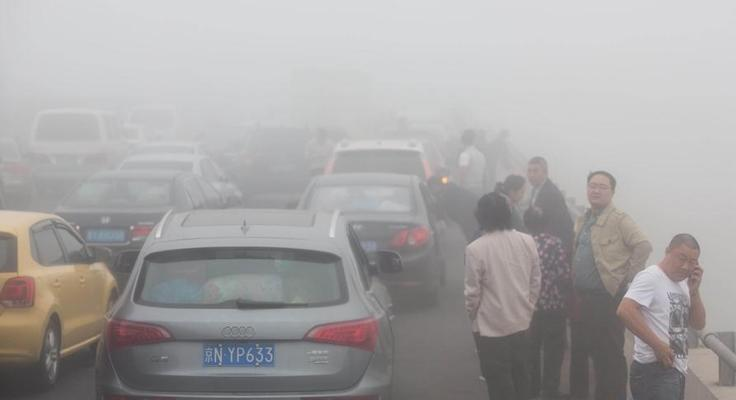
#> input picture images/000040.jpg, 736 x 400 px
$ python -i MSR.py   (imports and definitions only)
#> lines starting #> are read from the running program, lines starting #| are printed output that depends on the picture
#> further down, picture is the input picture: shape (400, 736, 3); mean B, G, R 164.4, 164.5, 166.6
import numpy as np
import cv2
import matplotlib.pyplot as plt
import math


def replaceZeroes(data):
    # 假设这里的data图像的大小是（213， 320），data[np.nonzero(data)]为一维的非0数组，数组总共有68160个元素
    # 而 min_nonzero 的意思是：获取data中非0值的最小值
    min_nonzero = min(data[np.nonzero(data)])
    # 把data中像素值为0的元素换成最小值
    data[data == 0] = min_nonzero
    return data


def MSR(src_img, size, ci):
    w = 1/3.0
    length = len(ci)
    log_R = []
    src_img = replaceZeroes(src_img)
    img_double = np.double(src_img)
    img_log = np.log(img_double / 255.0)

    for i in range(length):
        i_gauss =  cv2.GaussianBlur(src_img, (size, size), ci[i])
        # i_gauss =  gu.conv_2d(gu.gauss(size, ci[i]), src_img)
        mul = cv2.multiply(img_log, np.log(np.double(i_gauss)/255.0))
        test_img = cv2.subtract(img_log, mul)
        log_R.append(test_img)

    R_test = 0
    for i in range(length):
        R_test += w * log_R[i]
    test_img = np.exp(R_test)
    dst_R = cv2.normalize(test_img, None, 0, 255, cv2.NORM_MINMAX)
    log_uint8 = cv2.convertScaleAbs(dst_R)
    return  log_uint8


def MSR_t(img):

    size = 3
    ci = [15, 75, 101, 301]
    if len(img.shape) == 3 :
        b, g, r = cv2.split(img)
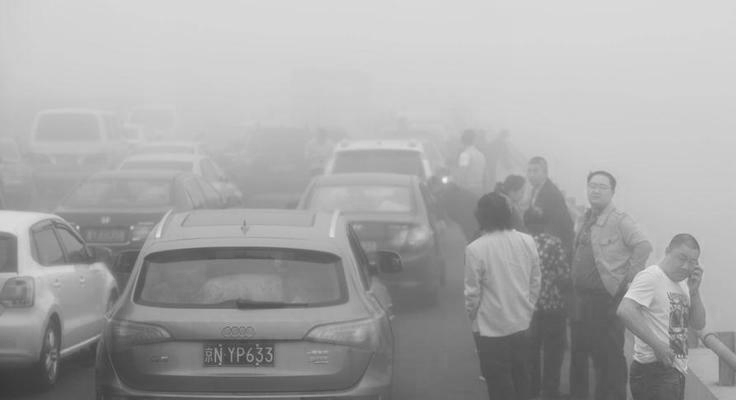
#> r: shape (400, 736); min 56, max 244, mean 166.6
        b_MSR = MSR(b, size, ci)
#> in replaceZeroes, `min_nonzero = min(data[np.nonzero(data)])`: min_nonzero = 54
#> the loop in MSR, `for i in range(length):` made 4 passes
#> pass 1, in MSR, `test_img = cv2.subtract(img_log, mul)`:
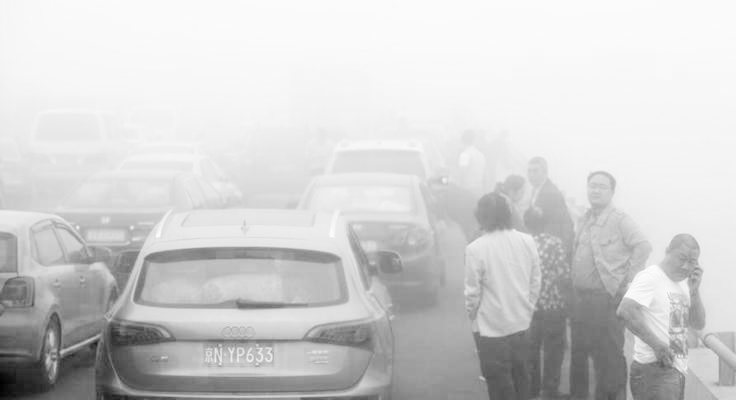
#> test_img: shape (400, 736) float64; min -3.96, max -0.119, mean -0.819; drawn with min black and max white
#> after the loop in MSR, `for i in range(length):`: log_R = 4 items
        g_MSR = MSR(g, size, ci)
#> call 2 of MSR, with size = 3
#> in MSR (call 2), `dst_R = cv2.normalize(test_img, None, 0, 255, cv2.NORM_MINMAX)`:
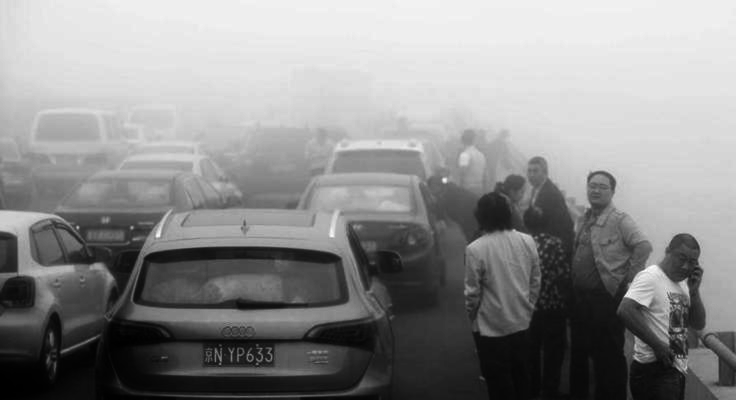
#> dst_R: shape (400, 736) float64; min -7.37e-17, max 255, mean 140.2; drawn with min black and max white
        r_MSR = MSR(r, size, ci)
#> call 3 of MSR, with size = 3
#> in MSR (call 3), `img_log = np.log(img_double / 255.0)`:
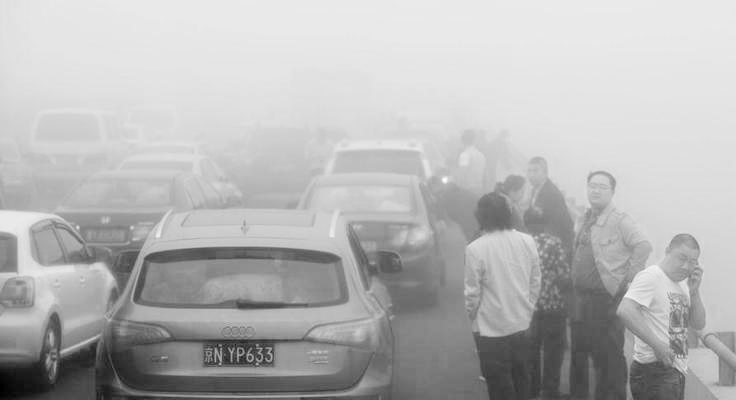
#> img_log: shape (400, 736) float64; min -1.52, max -0.0441, mean -0.465; drawn with min black and max white
#> the loop in MSR (call 3), `for i in range(length):` made 4 passes
#> pass 1, in MSR (call 3), `mul = cv2.multiply(img_log, np.log(np.double(i_gauss)/255.0))`:
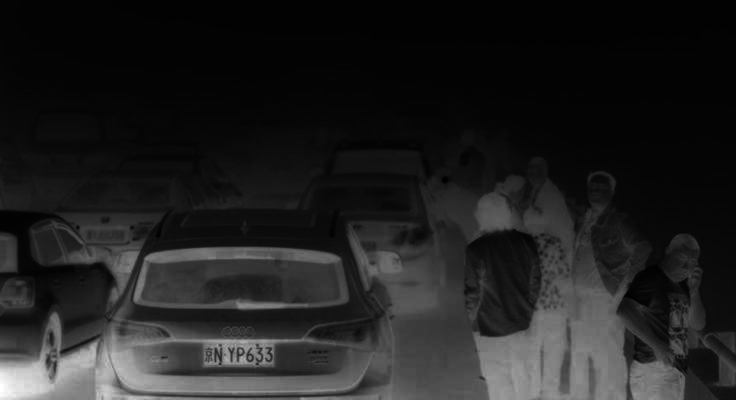
#> mul: shape (400, 736) float64; min 0.0036, max 2.3, mean 0.303; drawn with min black and max white
#> in MSR (call 3), `test_img = np.exp(R_test)`:
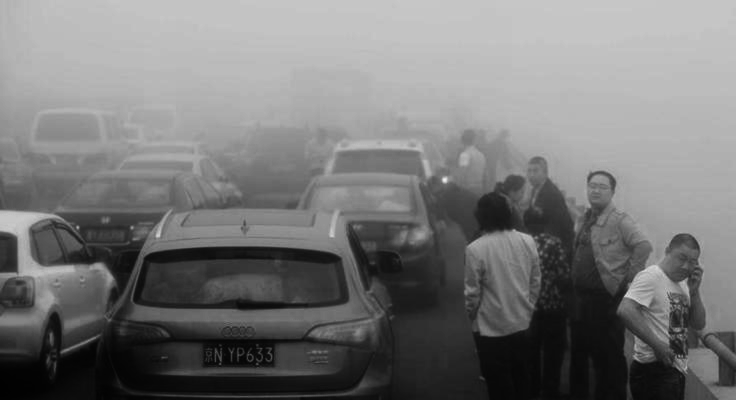
#> test_img: shape (400, 736) float64; min 0.00619, max 0.938, mean 0.467
        img_MSR = cv2.merge((b_MSR, g_MSR, r_MSR))
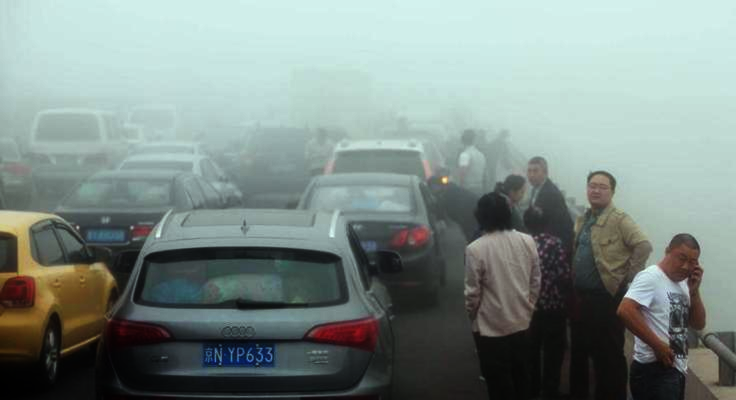
#> img_MSR: shape (400, 736, 3); mean B, G, R 135.7, 140.2, 126.2
    else:
        img_MSR = MSR(img, size, ci)
    return img_MSR

>>> import cv2
>>> picture = cv2.imread('images/000040.jpg')
>>> result = MSR_t(picture)

$ run again, on images/000048.jpg
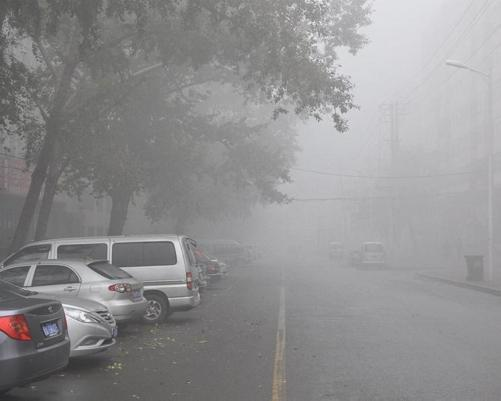
#> input picture images/000048.jpg, 501 x 401 px
#> picture is the input picture: shape (401, 501, 3); mean B, G, R 144.1, 143.3, 143.9
#> min_nonzero = 31
#> after the loop in MSR, `for i in range(length):`: log_R = 4 items
#> in MSR, `test_img = np.exp(R_test)`:
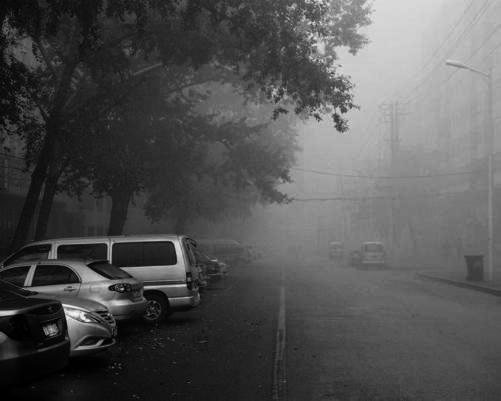
#> test_img: shape (401, 501) float64; min 0.000348, max 0.962, mean 0.326
#> the loop in MSR (call 3), `for i in range(length):` made 4 passes
#> pass 1, in MSR (call 3), `test_img = cv2.subtract(img_log, mul)`:
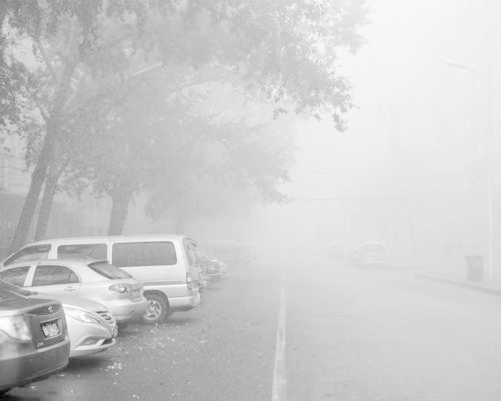
#> test_img: shape (401, 501) float64; min -5.15, max -0.00806, mean -1.03; drawn with min black and max white

$ run again, on images/000057.jpg
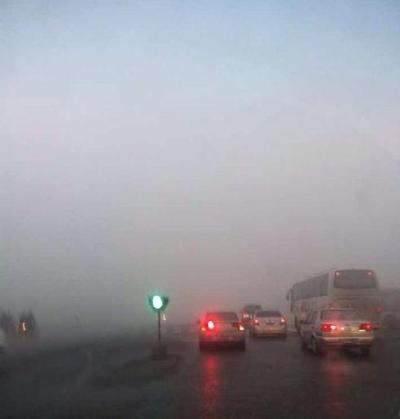
#> input picture images/000057.jpg, 400 x 419 px
#> picture is the input picture: shape (419, 400, 3); mean B, G, R 158.2, 151.3, 152.4
#> min_nonzero = 20
#> the loop in MSR, `for i in range(length):` made 4 passes
#> pass 1, in MSR, `test_img = cv2.subtract(img_log, mul)`:
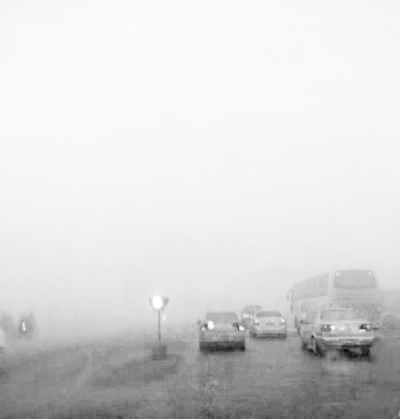
#> test_img: shape (419, 400) float64; min -8.67, max 0, mean -1.28; drawn with min black and max white
#> after the loop in MSR, `for i in range(length):`: log_R = 4 items
#> in MSR_t, `img_MSR = cv2.merge((b_MSR, g_MSR, r_MSR))`:
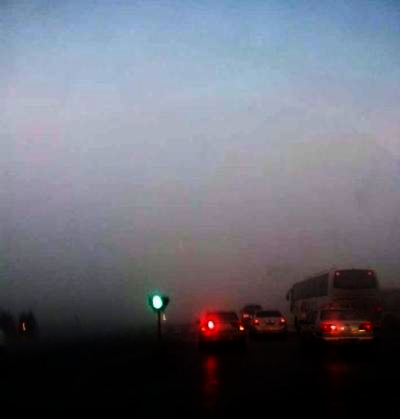
#> img_MSR: shape (419, 400, 3); mean B, G, R 118.1, 106.8, 104.8

$ run again, on images/000058.jpg
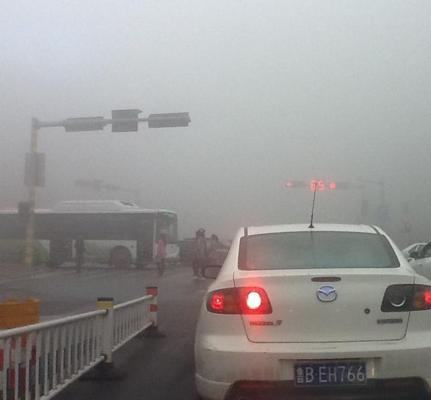
#> input picture images/000058.jpg, 431 x 400 px
#> picture is the input picture: shape (400, 431, 3); mean B, G, R 147.3, 148.1, 150.3
#> min_nonzero = 25
#> after the loop in MSR, `for i in range(length):`: log_R = 4 items
#> in MSR_t, `img_MSR = cv2.merge((b_MSR, g_MSR, r_MSR))`:
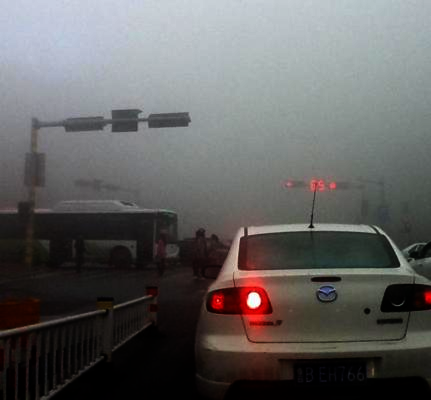
#> img_MSR: shape (400, 431, 3); mean B, G, R 96.1, 96.7, 97.8
